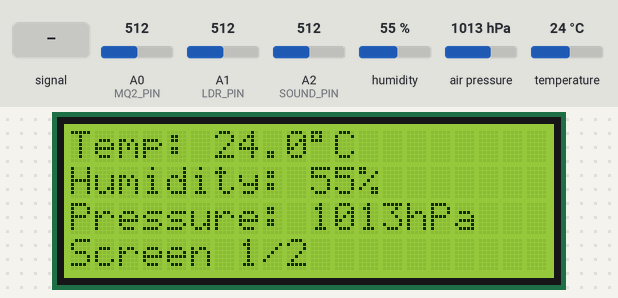
The sketch below on a simulated Arduino Mega 2560, built with avr-gcc and run on an emulated ATmega2560. On the bench: 20×4 character LCD. The test bench sets the inputs (shaded band); at power-on: humidity 55 %, air pressure 1013 hPa, A2 (SOUND_PIN) = 512, A0 (MQ2_PIN) = 512, A1 (LDR_PIN) = 512, temperature 24 °C. The local clock reads 2024-03-15 10:24:30 at power-on unless the sketch sets it; storage starts empty.

Above: at 1.2 s.
1.3 s: A2 (SOUND_PIN) fed a 200 Hz sine of ±81 counts around its level
At 5.0 s:
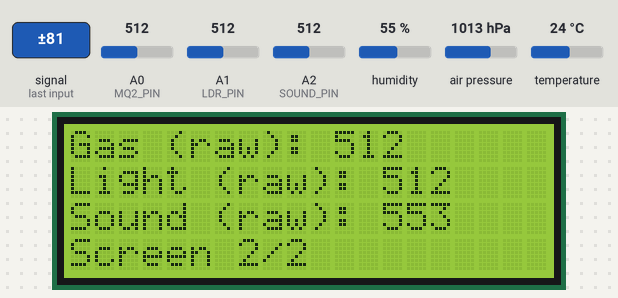
7.3 s: humidity set to 22 %
At 8.6 s:
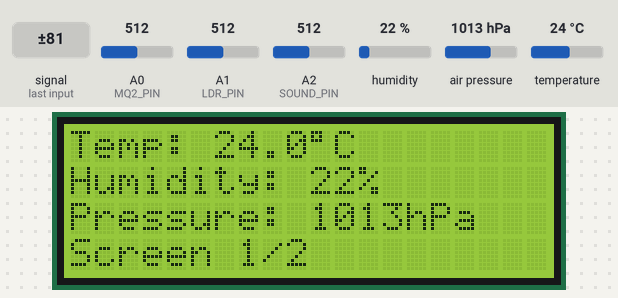
13.3 s: air pressure set to 952 hPa
At 17.4 s:
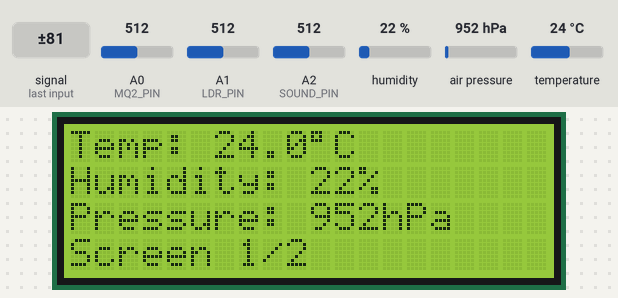
17.8 s: A2 (SOUND_PIN) set to 716
At 21.6 s:
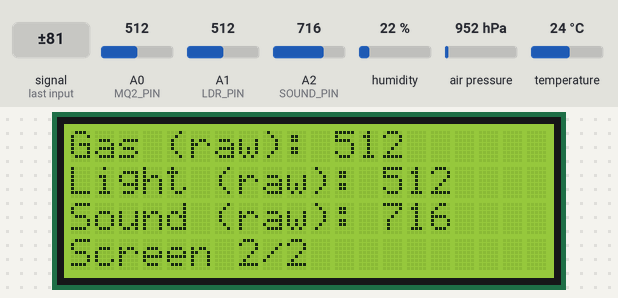
21.9 s: A0 (MQ2_PIN) set to 716
At 23.3 s:
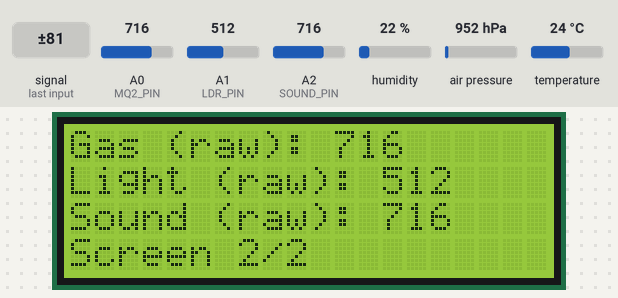
26.0 s: A1 (LDR_PIN) set to 716
At 29.3 s:
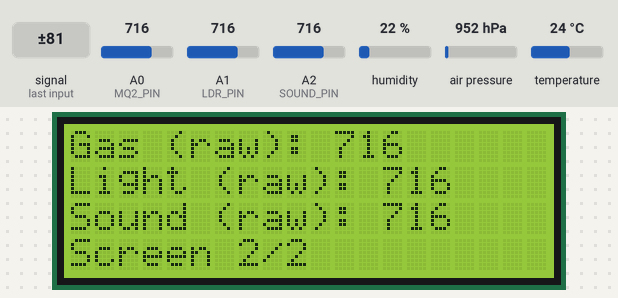
Timing chart, 0 to 30.8 s (numbered marks = the images above; inputs shaded):
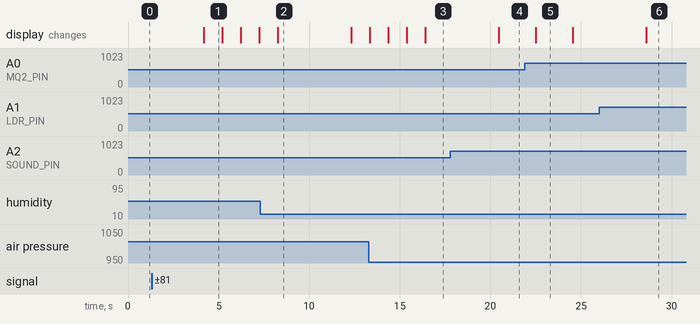

Measured:
- after the input at 1.3 s, the display: changes after 2.9 s (image 1)
- after the input at 21.9 s, the display: changes after 0.60 s (image 5)
- after the input at 26.0 s, the display: changes after 2.6 s (image 6)
- what the display in image 1 shows lasts 1.0 s, from 4.2 s to 5.2 s
- what the display in image 2 shows lasts 4.0 s, from 8.3 s to 12.3 s
- what the display in image 5 shows lasts 2.0 s, from 22.5 s to 24.5 s

The sketch:

multisensor_dashboard.ino
```cpp
/*
  Mega Multi-Sensor Environmental Dashboard
  ---------------------------------------------
  Reads temperature/humidity, pressure, gas, light, and sound sensors,
  displays them cycling on a 20x4 LCD, and logs a CSV row to SD once a
  minute using an RTC-derived timestamp. Board: Arduino Mega 2560.
*/

#include <DHT.h>
#include <Wire.h>
#include <Adafruit_BMP280.h>
#include <RTClib.h>
#include <SPI.h>
#include <SD.h>
#include <LiquidCrystal.h>

const uint8_t DHT_PIN = 2;
#define DHT_TYPE DHT22
DHT dht(DHT_PIN, DHT_TYPE);

Adafruit_BMP280 bmp; // I2C, shares the bus with the RTC
RTC_DS3231 rtc;

const uint8_t MQ2_PIN = A0;
const uint8_t LDR_PIN = A1;
const uint8_t SOUND_PIN = A2;
const uint8_t SD_CS_PIN = 53;

LiquidCrystal lcd(22, 23, 24, 25, 26, 27);

const char *LOG_FILENAME = "LOG.CSV";
DateTime lastLogTime;
bool sdReady = false;

uint8_t currentScreen = 0;
unsigned long lastScreenSwitch = 0;

void setup() {
  Serial.begin(9600);
  dht.begin();
  lcd.begin(20, 4);

  if (!bmp.begin(0x76)) {
    Serial.println("BMP280 not found - check wiring/address");
  }

  if (!rtc.begin()) {
    Serial.println("RTC not found - check wiring");
    while (1) delay(1000);
  }
  // First-run only: uncomment the next line, upload once to set the RTC to
  // your computer's clock at compile time, then comment it out and
  // re-upload. Otherwise the RTC resets to compile time on every reset.
  // rtc.adjust(DateTime(F(__DATE__), F(__TIME__)));

  sdReady = SD.begin(SD_CS_PIN);
  if (!sdReady) {
    Serial.println("SD card not found - logging disabled, dashboard still works");
  } else {
    ensureLogHeader();
  }

  lastLogTime = rtc.now();
}

void loop() {
  float humidity = dht.readHumidity();
  float tempC = dht.readTemperature();
  float pressureHpa = bmp.readPressure() / 100.0F;
  int gasLevel = analogRead(MQ2_PIN);
  int lightLevel = analogRead(LDR_PIN);
  int soundLevel = analogRead(SOUND_PIN);

  updateDisplay(tempC, humidity, pressureHpa, gasLevel, lightLevel, soundLevel);

  DateTime now = rtc.now();
  if (sdReady && (now.unixtime() - lastLogTime.unixtime() >= 60)) {
    logReading(now, tempC, humidity, pressureHpa, gasLevel, lightLevel, soundLevel);
    lastLogTime = now;
  }

  delay(1000);
}

// Alternates between two screens every 4 seconds since a 20x4 LCD can't
// show all 5 readings clearly at once alongside labels.
void updateDisplay(float tempC, float humidity, float pressureHpa, int gas, int light, int sound) {
  if (millis() - lastScreenSwitch > 4000) {
    currentScreen = 1 - currentScreen;
    lastScreenSwitch = millis();
  }

  lcd.clear();
  if (currentScreen == 0) {
    lcd.setCursor(0, 0); lcd.print("Temp: "); lcd.print(tempC, 1); lcd.print((char)223); lcd.print("C");
    lcd.setCursor(0, 1); lcd.print("Humidity: "); lcd.print(humidity, 0); lcd.print("%");
    lcd.setCursor(0, 2); lcd.print("Pressure: "); lcd.print(pressureHpa, 0); lcd.print("hPa");
    lcd.setCursor(0, 3); lcd.print("Screen 1/2");
  } else {
    lcd.setCursor(0, 0); lcd.print("Gas (raw): "); lcd.print(gas);
    lcd.setCursor(0, 1); lcd.print("Light (raw): "); lcd.print(light);
    lcd.setCursor(0, 2); lcd.print("Sound (raw): "); lcd.print(sound);
    lcd.setCursor(0, 3); lcd.print("Screen 2/2");
  }
}

void ensureLogHeader() {
  if (!SD.exists(LOG_FILENAME)) {
    File f = SD.open(LOG_FILENAME, FILE_WRITE);
    if (f) {
      f.println("timestamp,temp_c,humidity_pct,pressure_hpa,gas_raw,light_raw,sound_raw");
      f.close();
    }
  }
}

void logReading(DateTime t, float tempC, float humidity, float pressureHpa, int gas, int light, int sound) {
  File f = SD.open(LOG_FILENAME, FILE_WRITE);
  if (!f) {
    Serial.println("Failed to open log file for writing");
    return;
  }

  char timestamp[20];
  snprintf(timestamp, sizeof(timestamp), "%04d-%02d-%02d %02d:%02d:%02d",
           t.year(), t.month(), t.day(), t.hour(), t.minute(), t.second());

  f.print(timestamp); f.print(",");
  f.print(tempC, 1); f.print(",");
  f.print(humidity, 0); f.print(",");
  f.print(pressureHpa, 0); f.print(",");
  f.print(gas); f.print(",");
  f.print(light); f.print(",");
  f.println(sound);

  f.close();
  Serial.println("Logged reading to SD.");
}
```
